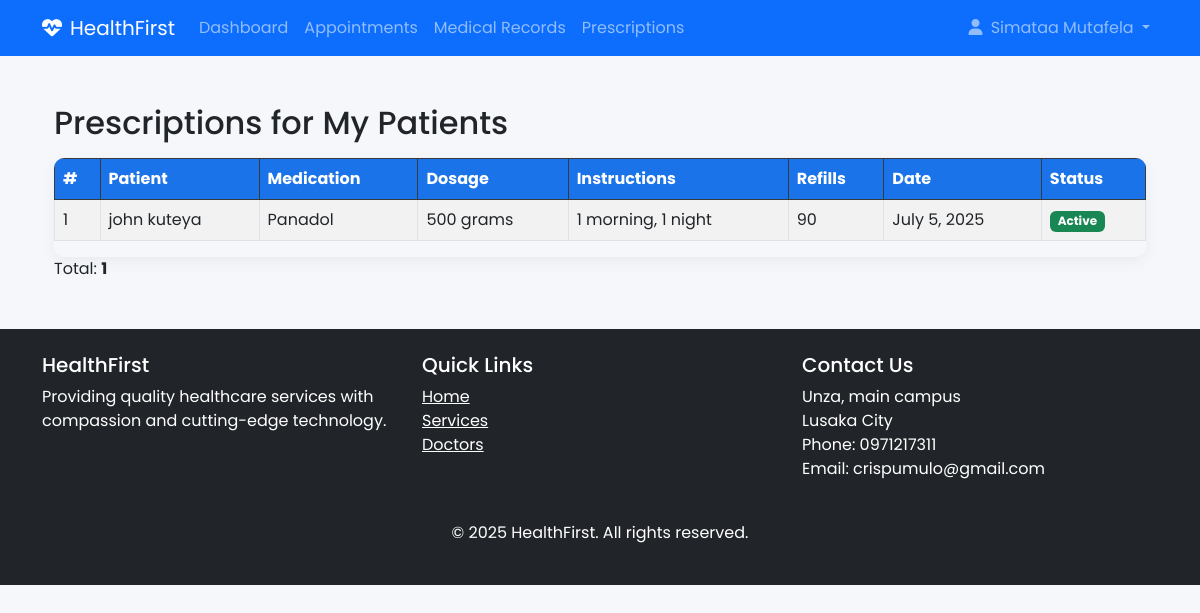
The page /appointments/prescriptions/ (signed in) on the database its author committed.
### accounts/models.py (models this page shows, shortened)
class User(AbstractUser):
    USER_TYPE_CHOICES = (
        ('admin', 'Administrator'),
        ('doctor', 'Doctor'),
        ('staff', 'Staff'),
        ('patient', 'Patient'),
    )
    user_type = models.CharField(max_length=10, choices=USER_TYPE_CHOICES, default='staff')
    profile_picture = models.ImageField(upload_to='profile_pics/', blank=True, null=True)
    phone = models.CharField(max_length=20, blank=True, null=True)
    address = models.TextField(blank=True, null=True)

### appointments/models.py (models this page shows, shortened)
class Prescription(models.Model):
    appointment = models.ForeignKey(Appointment, on_delete=models.CASCADE, related_name='prescriptions')
    medication = models.CharField(max_length=100)
    dosage = models.CharField(max_length=50)
    instructions = models.TextField()
    prescribed_date = models.DateField(default=timezone.now)
    refills = models.PositiveIntegerField(default=0)
    is_active = models.BooleanField(default=True)

class Appointment(models.Model):
    STATUS_CHOICES = (
        ('pending', 'Pending'),
        ('confirmed', 'Confirmed'),
        ('completed', 'Completed'),
        ('cancelled', 'Cancelled'),
    )
    APPOINTMENT_TYPE_CHOICES = (
        ('in_person', 'In-Person'),
        ('telemedicine', 'Telemedicine'),
    )
    patient = models.ForeignKey(Patient, on_delete=models.CASCADE, related_name='appointments')
    doctor = models.ForeignKey(Doctor, on_delete=models.CASCADE, related_name='appointments')
    date = models.DateField()
    start_time = models.TimeField()
    end_time = models.TimeField()
    reason = models.TextField(blank=True, null=True)
    status = models.CharField(max_length=20, choices=STATUS_CHOICES, default='pending')
    appointment_type = models.CharField(max_length=20, choices=APPOINTMENT_TYPE_CHOICES, default='in_person')
    notes = models.TextField(blank=True, null=True)
    created_at = models.DateTimeField(auto_now_add=True)
    updated_at = models.DateTimeField(auto_now=True)
    class Meta:
        ordering = ['date', 'start_time']
        unique_together = ('doctor', 'date', 'start_time')

### patients/models.py (models this page shows, shortened)
class Patient(models.Model):
    GENDER_CHOICES = (
        ('M', 'Male'),
        ('F', 'Female'),
        ('O', 'Other'),
    )
    BLOOD_GROUP_CHOICES = (
        ('A+', 'A+'),
        ('A-', 'A-'),
        ('B+', 'B+'),
        ('B-', 'B-'),
        ('AB+', 'AB+'),
        ('AB-', 'AB-'),
        ('O+', 'O+'),
        ('O-', 'O-'),
    )
    user = models.OneToOneField(User, on_delete=models.CASCADE, related_name='patient_profile')
    date_of_birth = models.DateField(null=True, blank=True)
    gender = models.CharField(max_length=1, choices=GENDER_CHOICES, null=True, blank=True)
    blood_group = models.CharField(max_length=5, choices=BLOOD_GROUP_CHOICES, blank=True, null=True)
    height = models.CharField(max_length=10, blank=True, null=True)
    weight = models.DecimalField(max_digits=5, decimal_places=2, blank=True, null=True)
    allergies = models.TextField(blank=True, null=True)
    medical_history = models.TextField(blank=True, null=True)
    emergency_contact = models.CharField(max_length=100, blank=True, null=True)
    emergency_phone = models.CharField(max_length=20, blank=True, null=True)
    insurance_provider = models.CharField(max_length=100, blank=True, null=True)
    insurance_number = models.CharField(max_length=50, blank=True, null=True)
    created_at = models.DateTimeField(default=timezone.now)

### appointments/views.py (the view)
# urls.py: path('prescriptions/', views.doctor_prescriptions, name='doctor_prescriptions'),
def doctor_prescriptions(request):
    if not hasattr(request.user, 'doctor_profile'):
        return render(request, '403.html', status=403)
    doctor = request.user.doctor_profile
    prescriptions = Prescription.objects.select_related(
        'appointment__patient__user'
    ).filter(
        appointment__doctor=doctor
    ).order_by('-prescribed_date')
    context = {
        'prescriptions': prescriptions
    }
    return render(request, 'appointments/prescriptions.html', context)

### doctors/context_processors.py (called while the page is built)
def user_type(request):
    return {
        'is_patient': hasattr(request.user, 'patient_profile'),
        'is_doctor': hasattr(request.user, 'doctor_profile'),
    }

### appointments/templates/appointments/prescriptions.html (shortened to what this page needs)
{% extends "accounts/base.html" %}
{% block content %}
<div class="container mt-4">
    <h2>Prescriptions for My Patients</h2>
    {% if prescriptions %}
        <div class="table-responsive mt-3">
            <table class="table table-striped table-bordered">
                <thead class="table-dark">
                    <tr>
                        <th>#</th>
                        <th>Patient</th>
                        <th>Medication</th>
                        <th>Dosage</th>
                        <th>Instructions</th>
                        <th>Refills</th>
                        <th>Date</th>
                        <th>Status</th>
                    </tr>
                </thead>
                <tbody>
                    {% for prescription in prescriptions %}
                        <tr>
                            <td>{{ forloop.counter }}</td>
                            <td>{{ prescription.appointment.patient.user.get_full_name }}</td>
                            <td>{{ prescription.medication }}</td>
                            <td>{{ prescription.dosage }}</td>
                            <td>{{ prescription.instructions }}</td>
                            <td>{{ prescription.refills }}</td>
                            <td>{{ prescription.prescribed_date }}</td>
                            <td>
                                {% if prescription.is_active %}
                                    <span class="badge bg-success">Active</span>
                                {% else %}
                                    <span class="badge bg-secondary">Inactive</span>
                                {% endif %}
                            </td>
                        </tr>
                    {% endfor %}
                </tbody>
            </table>
        </div>
        <p>Total: <strong>{{ prescriptions|length }}</strong></p>
    {% else %}
        <div class="alert alert-info mt-3">
            You have not prescribed any medications yet.
        </div>
    {% endif %}
</div>
{% endblock %}

### accounts/templates/accounts/base.html (shortened to what this page needs)
<!DOCTYPE html>
{% load static %}
<html lang="en">
<head>
    <link href="https://cdn.jsdelivr.net/npm/bootstrap@5.3.0/dist/css/bootstrap.min.css" rel="stylesheet">
    <link rel="stylesheet" href="https://cdnjs.cloudflare.com/ajax/libs/font-awesome/6.4.0/css/all.min.css">
    <link rel="stylesheet" href="{% static 'css/style.css' %}">
</head>
<body>
    <nav class="navbar navbar-expand-lg navbar-dark bg-primary sticky-top">
        <div class="container">
            <a class="navbar-brand" href="{% url 'accounts:home' %}">
                <i class="fas fa-heartbeat me-2"></i>HealthFirst
            </a>
            <div class="collapse navbar-collapse" id="navbarNav">
                <ul class="navbar-nav me-auto">
                    {% if not user.is_authenticated %}
                        <li class="nav-item">
                            <a class="nav-link" href="{% url 'accounts:home' %}">Home</a>
                        </li>
                    {% else %}
                        <li class="nav-item">
                            {% if user.user_type == 'patient' %}
                                <li class="nav-item">
                                    <a class="nav-link" href="{% url 'patients:patient_dashboard' %}">Dashboard</a>
                                </li>
                            {% else %}
                                <li class="nav-item">
                                    <a class="nav-link" href="{% url 'doctors:doctor_dashboard' %}">Dashboard</a>
                                </li>
                                <li class="nav-item">
                                    <a class="nav-link" href="{% url 'appointments:list' %}">Appointments</a>
                                </li>
                                <li class="nav-item">
                                    <a class="nav-link" href="{% url 'appointments:record_list' user.id %}">Medical Records</a>
                                </li>
                                <li class="nav-item">
                                    <a class="nav-link" href="{% url 'appointments:doctor_prescriptions' %}">Prescriptions</a>
                                </li>
                            {% endif %}
                        </li>
                    {% endif %}
                </ul>
                <ul class="navbar-nav ms-auto">
                    {% if user.is_authenticated %}
                    <li class="nav-item dropdown">
                        <a class="nav-link dropdown-toggle" href="#" id="navbarDropdown" role="button" data-bs-toggle="dropdown">
                            <i class="fas fa-user me-1"></i> {{ user.get_full_name|default:user.username }}
                        </a>
                    </li>
                    {% endif %}
                </ul>
            </div>
        </div>
    </nav>
    <main class="container my-5">
        {% block content %}{% endblock %}
    </main>
    <footer class="bg-dark text-white py-4">
        <div class="container">
            <div class="row">
                <div class="col-md-4 mb-4">
                    <h5>HealthFirst</h5>
                    <p>Providing quality healthcare services with compassion and cutting-edge technology.</p>
                </div>
                <div class="col-md-4 mb-4">
                    <h5>Quick Links</h5>
                    <ul class="list-unstyled">
                        <li><a href="{% url 'accounts:home' %}" class="text-white">Home</a></li>
                        <li><a href="#" class="text-white">Services</a></li>
                        <li><a href="{% url 'doctors:doctor_list' %}" class="text-white">Doctors</a></li>
                    </ul>
                </div>
                <div class="col-md-4">
                    <h5>Contact Us</h5>
                    <address>
                        Unza, main campus<br>
                        Lusaka City<br>
                        Phone: 0971217311<br>
                        Email: crispumulo@gmail.com
                    </address>
                </div>
            </div>
            <div class="text-center mt-4">
                <p>&copy; 2025 HealthFirst. All rights reserved.</p>
            </div>
        </div>
    </footer>
</body>
</html>

### accounts/static/css/style.css (style rules this page uses)
:root { --primary: #1a73e8; --primary-dark: #0d47a1; --secondary: #00c853; --light: #f8f9fa; --dark: #212529; --gray: #6c757d; --light-gray: #e9ecef; --danger: #ff5252; --warning: #ffc107; }
body { font-family: 'Poppins', sans-serif; background-color: #f5f7fb; color: var(--dark); }
.table-responsive { border-radius: 10px; overflow: hidden; box-shadow: 0 5px 15px rgba(0,0,0,0.05); }
.table th { background-color: var(--primary); color: white; }

### rows shown on the page
User: get_full_name "Simataa Mutafela"
Prescription: appointment.patient.user.get_full_name "john kuteya", medication "Panadol", dosage "500 grams", instructions "1 morning, 1 night", refills "90", prescribed_date "July 5, 2025", is_active "Active"

### other values the page prints
{{ prescriptions|length }} "1"
